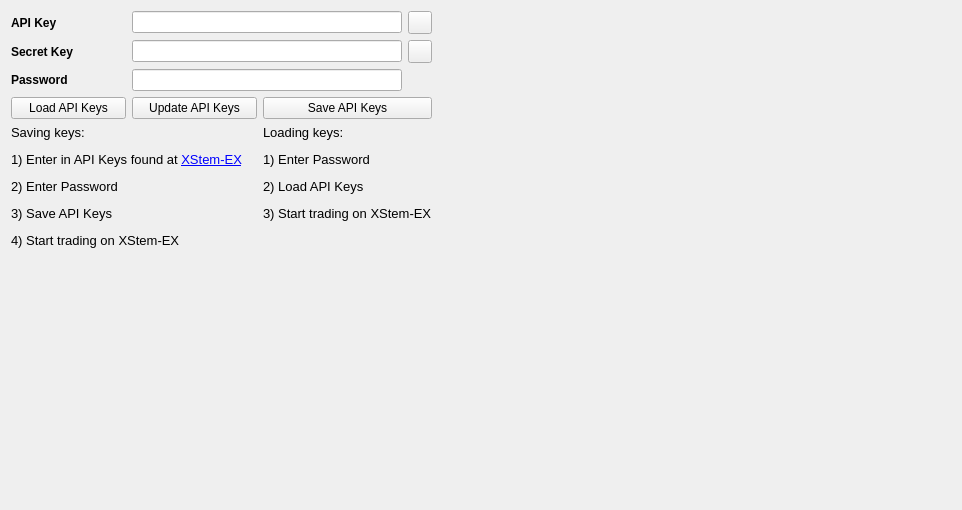
     <widget class="QWidget" name="ApiSettings">
      <attribute name="title">
       <string>Settings</string>
      </attribute>
      <layout class="QGridLayout" name="gridLayout">
       <item row="0" column="0">
        <widget class="QLabel" name="label_2">
         <property name="font">
          <font>
           <weight>75</weight>
           <bold>true</bold>
          </font>
         </property>
         <property name="text">
          <string>API Key</string>
         </property>
        </widget>
       </item>
       <item row="0" column="1" colspan="3">
        <widget class="QLineEdit" name="ApiKeyInput">
         <property name="text">
          <string/>
         </property>
        </widget>
       </item>
       <item row="0" column="4">
        <widget class="QToolButton" name="KeyPasteButton">
         <property name="toolTip">
          <string>Paste from clipboard</string>
         </property>
         <property name="text">
          <string/>
         </property>
         <property name="icon">
          <iconset resource="../bitcoin.qrc">
           <normaloff>:/icons/editpaste</normaloff>:/icons/editpaste</iconset>
         </property>
         <property name="shortcut">
          <string>Alt+P</string>
         </property>
        </widget>
       </item>
       <item row="0" column="5" rowspan="6">
        <spacer name="horizontalSpacer_3">
         <property name="orientation">
          <enum>Qt::Horizontal</enum>
         </property>
         <property name="sizeHint" stdset="0">
          <size>
           <width>519</width>
           <height>488</height>
          </size>
         </property>
        </spacer>
       </item>
       <item row="1" column="0">
        <widget class="QLabel" name="label">
         <property name="font">
          <font>
           <weight>75</weight>
           <bold>true</bold>
          </font>
         </property>
         <property name="text">
          <string>Secret Key</string>
         </property>
        </widget>
       </item>
       <item row="1" column="1" colspan="3">
        <widget class="QLineEdit" name="SecretKeyInput"/>
       </item>
       <item row="1" column="4">
        <widget class="QToolButton" name="SecretPasteButton">
         <property name="toolTip">
          <string>Paste from clipboard</string>
         </property>
         <property name="text">
          <string/>
         </property>
         <property name="icon">
          <iconset resource="../bitcoin.qrc">
           <normaloff>:/icons/editpaste</normaloff>:/icons/editpaste</iconset>
         </property>
         <property name="shortcut">
          <string>Alt+P</string>
         </property>
        </widget>
       </item>
       <item row="2" column="0">
        <widget class="QLabel" name="label_28">
         <property name="font">
          <font>
           <weight>75</weight>
           <bold>true</bold>
          </font>
         </property>
         <property name="text">
          <string>Password</string>
         </property>
        </widget>
       </item>
       <item row="2" column="1" colspan="3">
        <widget class="QLineEdit" name="PasswordInput">
         <property name="echoMode">
          <enum>QLineEdit::Password</enum>
         </property>
        </widget>
       </item>
       <item row="3" column="0">
        <widget class="QPushButton" name="LoadKeys">
         <property name="minimumSize">
          <size>
           <width>115</width>
           <height>0</height>
          </size>
         </property>
         <property name="text">
          <string>Load API Keys</string>
         </property>
        </widget>
       </item>
       <item row="3" column="1" colspan="2">
        <widget class="QPushButton" name="UpdateKeys">
         <property name="minimumSize">
          <size>
           <width>125</width>
           <height>0</height>
          </size>
         </property>
         <property name="text">
          <string>Update API Keys</string>
         </property>
        </widget>
       </item>
       <item row="3" column="3" colspan="2">
        <widget class="QPushButton" name="SaveKeys">
         <property name="minimumSize">
          <size>
           <width>115</width>
           <height>0</height>
          </size>
         </property>
         <property name="text">
          <string>Save API Keys</string>
         </property>
        </widget>
       </item>
       <item row="5" column="0" colspan="5">
        <spacer name="verticalSpacer_2">
         <property name="orientation">
          <enum>Qt::Vertical</enum>
         </property>
         <property name="sizeHint" stdset="0">
          <size>
           <width>358</width>
           <height>247</height>
          </size>
         </property>
        </spacer>
       </item>
       <item row="4" column="3" colspan="2">
        <widget class="QLabel" name="label232_17">
         <property name="font">
          <font>
           <pointsize>10</pointsize>
           <weight>50</weight>
           <bold>false</bold>
          </font>
         </property>
         <property name="text">
          <string>&lt;html&gt;&lt;head/&gt;&lt;body&gt;&lt;p&gt;Loading keys:&lt;/p&gt;&lt;p&gt;1) Enter Password&lt;/p&gt;&lt;p&gt;2) Load API Keys&lt;/p&gt;&lt;p&gt;3) Start trading on XStem-EX&lt;/p&gt;&lt;/body&gt;&lt;/html&gt;</string>
         </property>
         <property name="alignment">
          <set>Qt::AlignLeading|Qt::AlignLeft|Qt::AlignTop</set>
         </property>
        </widget>
       </item>
       <item row="4" column="0" colspan="3">
        <widget class="QLabel" name="label232_16">
         <property name="font">
          <font>
           <pointsize>10</pointsize>
           <weight>50</weight>
           <bold>false</bold>
          </font>
         </property>
         <property name="text">
          <string>&lt;html&gt;&lt;head/&gt;&lt;body&gt;&lt;p&gt;Saving keys:&lt;/p&gt;&lt;p&gt;1) Enter in API Keys found at &lt;a href=&quot;https://bittrex.com/Account/ManageApiKey&quot;&gt;&lt;span style=&quot; text-decoration: underline; color:#0000ff;&quot;&gt;XStem-EX&lt;/span&gt;&lt;/a&gt;&lt;/p&gt;&lt;p&gt;2) Enter Password&lt;/p&gt;&lt;p&gt;3) Save API Keys&lt;/p&gt;&lt;p&gt;4) Start trading on XStem-EX&lt;/p&gt;&lt;/body&gt;&lt;/html&gt;</string>
         </property>
        </widget>
       </item>
      </layout>
      <zorder>label</zorder>
      <zorder>ApiKeyInput</zorder>
      <zorder>label_2</zorder>
      <zorder>SecretKeyInput</zorder>
      <zorder>UpdateKeys</zorder>
      <zorder>SaveKeys</zorder>
      <zorder>LoadKeys</zorder>
      <zorder>label232_16</zorder>
      <zorder>label232_17</zorder>
      <zorder>label_28</zorder>
      <zorder>PasswordInput</zorder>
      <zorder>horizontalSpacer_3</zorder>
      <zorder>verticalSpacer_2</zorder>
      <zorder>KeyPasteButton</zorder>
      <zorder>SecretPasteButton</zorder>
     </widget>
